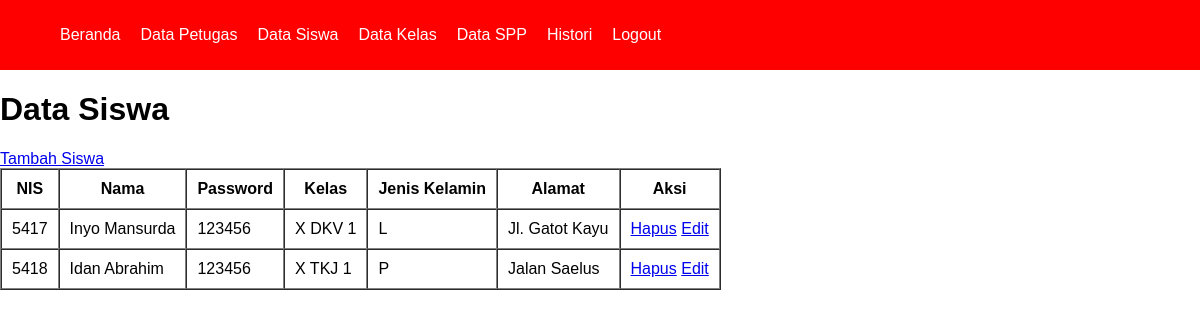
The app's page /siswa/siswa.php (signed in), older data.
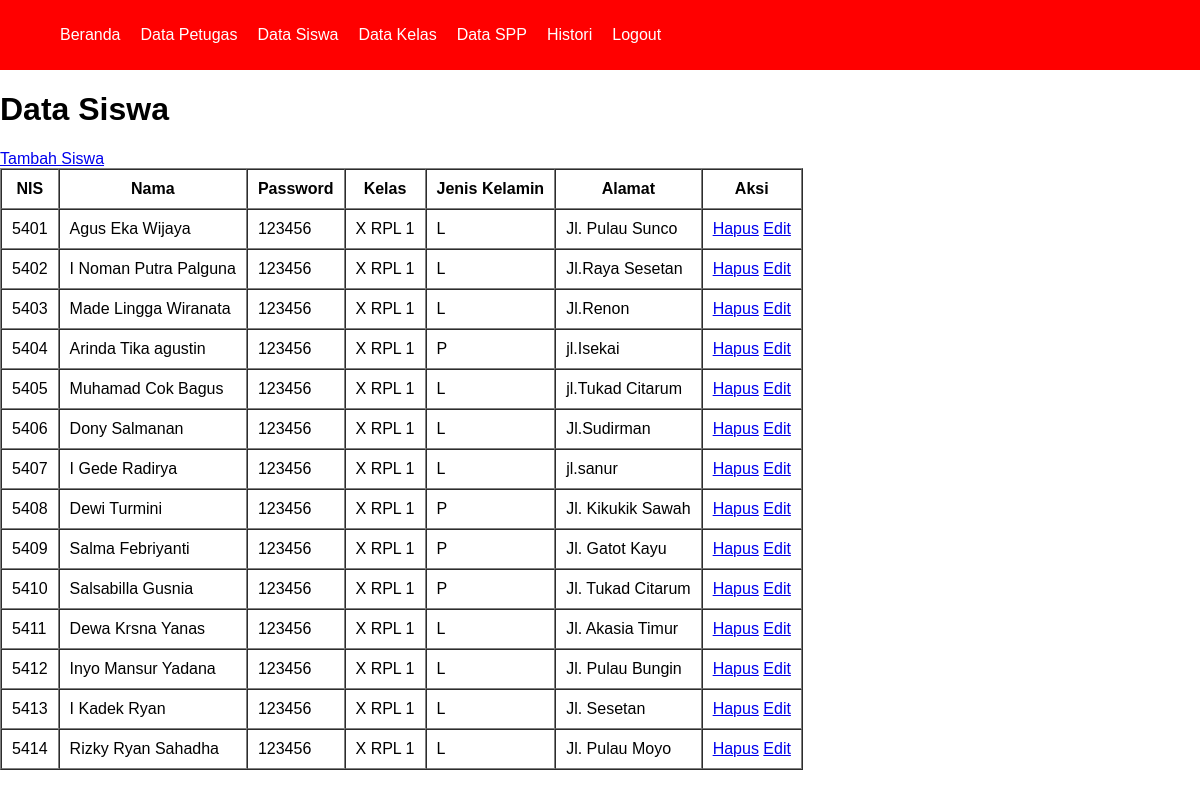
The same page, newer data.
### tables this page shows
CREATE TABLE `tb_siswa` (
  `nis` int(11) NOT NULL,
  `nama_siswa` varchar(100) NOT NULL,
  `password` varchar(10) NOT NULL,
  `id_kelas` varchar(10) NOT NULL,
  `jenis_kelamin` varchar(10) NOT NULL,
  `alamat` varchar(100) NOT NULL
);

CREATE TABLE `tb_kelas` (
  `id_kelas` varchar(10) NOT NULL,
  `kelas` varchar(10) NOT NULL,
  `jurusan` varchar(100) NOT NULL
);

### siswa/functions_siswa.php (called while the page is built, shortened)
<?php
    $conn = mysqli_connect("localhost", "root", "", "spp_db");
    function query($query){
        global $conn;
        $result = mysqli_query($conn, $query);
        $rows = [];
        while( $row = mysqli_fetch_assoc($result)) {
            $rows[] = $row;
        }
        return $rows;
    }
?>

### siswa/siswa.php (the view, shortened to what this page needs)
<?php
    require 'functions_siswa.php';
    require '../views/template/navbar.php';
    $siswa = query("SELECT * FROM tb_siswa INNER JOIN tb_kelas USING(id_kelas) ORDER BY nis ASC");
?>
<!DOCTYPE html>
<html lang="en">
<head>
    <link rel="stylesheet" href="../CSS/style.css">
</head>
<body>
    <h1>Data Siswa</h1>
    <?php if($_SESSION['leveluser'] == 'Admin' ) : ?>
    <a href="create_siswa.php">Tambah Siswa</a>
    <?php endif; ?>
    <table border="1" cellspacing="0" cellpadding="10">
        <tr>
            <th>NIS</th>
            <th>Nama</th>
            <th>Password</th>
            <th>Kelas</th>
            <th>Jenis Kelamin</th>
            <th>Alamat</th>
            <?php if($_SESSION['leveluser'] == 'Admin' ) : ?>
                <th>Aksi</th>
            <?php endif; ?>
        </tr>
        <?php foreach($siswa as $row) : ?>
        <tr>
            <td><?= $row["nis"]; ?></td>
            <td><?= $row["nama_siswa"]; ?></td>
            <td><?= $row["password"] ?></td>
            <td><?= $row["kelas"]; ?></td>
            <td><?= $row["jenis_kelamin"]; ?></td>
            <td><?= $row["alamat"]; ?></td>
            <?php if($_SESSION['leveluser'] == 'Admin' ) : ?>
                <td>
                    <a href="delete_siswa.php?nis=<?= $row["nis"]; ?>">Hapus</a>
                    <a href="update_siswa.php?nis=<?= $row["nis"]; ?>">Edit</a>
                    </td>
            <?php endif; ?>
        </tr>
        <?php endforeach; ?>
    </table>
</body>
</html>

Row changes from the older to the newer data that the page shows:
removed tb_siswa: nis "5417", nama_siswa "Inyo Mansurda", password "123456", id_kelas.kelas "X DKV 1", jenis_kelamin "L", alamat "Jl. Gatot Kayu"
removed tb_siswa: nis "5418", nama_siswa "Idan Abrahim", password "123456", id_kelas.kelas "X TKJ 1", jenis_kelamin "P", alamat "Jalan Saelus"
added tb_siswa: nis "5401", nama_siswa "Agus Eka Wijaya", password "123456", id_kelas.kelas "X RPL 1", jenis_kelamin "L", alamat "Jl. Pulau Sunco"
added tb_siswa: nis "5402", nama_siswa "I Noman Putra Palguna", password "123456", id_kelas.kelas "X RPL 1", jenis_kelamin "L", alamat "Jl.Raya Sesetan"
added tb_siswa: nis "5403", nama_siswa "Made Lingga Wiranata", password "123456", id_kelas.kelas "X RPL 1", jenis_kelamin "L", alamat "Jl.Renon"
added tb_siswa: nis "5404", nama_siswa "Arinda Tika agustin", password "123456", id_kelas.kelas "X RPL 1", jenis_kelamin "P", alamat "jl.Isekai"
added tb_siswa: nis "5405", nama_siswa "Muhamad Cok Bagus", password "123456", id_kelas.kelas "X RPL 1", jenis_kelamin "L", alamat "jl.Tukad Citarum"
added tb_siswa: nis "5406", nama_siswa "Dony Salmanan", password "123456", id_kelas.kelas "X RPL 1", jenis_kelamin "L", alamat "Jl.Sudirman"
added tb_siswa: nis "5407", nama_siswa "I Gede Radirya", password "123456", id_kelas.kelas "X RPL 1", jenis_kelamin "L", alamat "jl.sanur"
added tb_siswa: nis "5408", nama_siswa "Dewi Turmini", password "123456", id_kelas.kelas "X RPL 1", jenis_kelamin "P", alamat "Jl. Kikukik Sawah"
added tb_siswa: nis "5409", nama_siswa "Salma Febriyanti", password "123456", id_kelas.kelas "X RPL 1", jenis_kelamin "P", alamat "Jl. Gatot Kayu"
added tb_siswa: nis "5410", nama_siswa "Salsabilla Gusnia", password "123456", id_kelas.kelas "X RPL 1", jenis_kelamin "P", alamat "Jl. Tukad Citarum"
added tb_siswa: nis "5411", nama_siswa "Dewa Krsna Yanas", password "123456", id_kelas.kelas "X RPL 1", jenis_kelamin "L", alamat "Jl. Akasia Timur"
added tb_siswa: nis "5412", nama_siswa "Inyo Mansur Yadana", password "123456", id_kelas.kelas "X RPL 1", jenis_kelamin "L", alamat "Jl. Pulau Bungin"
added tb_siswa: nis "5413", nama_siswa "I Kadek Ryan", password "123456", id_kelas.kelas "X RPL 1", jenis_kelamin "L", alamat "Jl. Sesetan"
added tb_siswa: nis "5414", nama_siswa "Rizky Ryan Sahadha", password "123456", id_kelas.kelas "X RPL 1", jenis_kelamin "L", alamat "Jl. Pulau Moyo"
